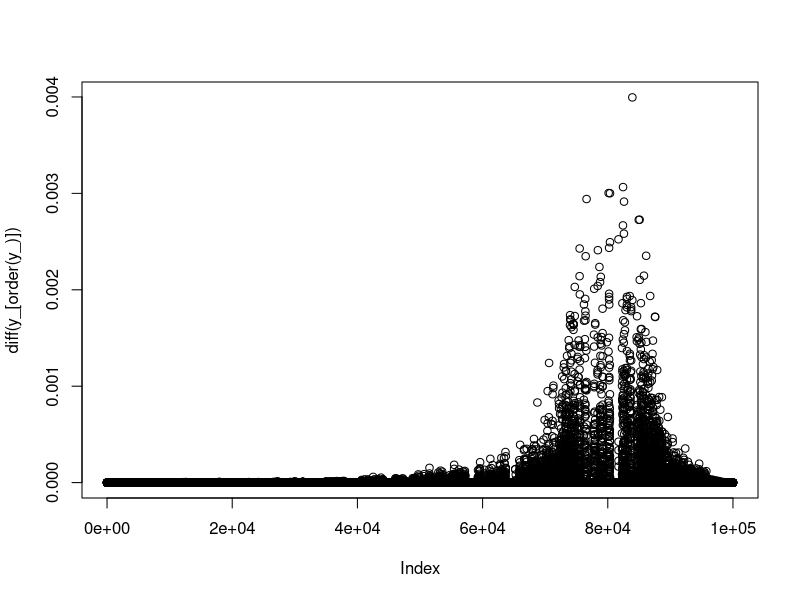

This chart was generated by the following R code:


# taxi
# +--------------------------------------------------------
# |features
# |========================================================
# |transactions (within one hour beore target transaction)
# |--------------------------------------------------------
# |
# |type:
# |  1. Airport
# |  2. Restaurant/bar/club
# |  3. Entertaiment
# |
# |time:
# |  1. 7pm-9pm
# |  2. 9pm-11pm
# |  3. 11pm-6am
# |  4. other
# |
# |geo:
# |  1. 0-1mi
# |  2. 1-2mi
# |  3. 2-4mi
# |  4. 4-6mi
# |  5. 6+mi
# |
# |--------------------------------------------------------
# |Social networks
# |--------------------------------------------------------
# |
# |events_types:
# |  1. enteratiment
# |  2. local
# |  3. 
# |  
# |event_time:
# |  1. <30m
# |  2. 30m-1h
# |  3. 1h-2h
# |
# |event_geo:
# |  1. 0-1mi
# |  2. 1-2mi
# |  3. 2-4mi
# |  4. 4-6mi
# |  5. 6+mi
# |
# |checkin_time:
# |  1. 7pm-9pm
# |  2. 9pm-11pm
# |  3. 11pm-6am
# |  4. other
# |
# |checkin_geo:
# |  1. 0-1mi
# |  2. 1-2mi
# |  3. 2-4mi
# |  4. 4-6mi
# |  5. 6+mi
# |
# |--------------------------------------------------------
# |weather
# |--------------------------------------------------------
# |
# |raining:
# |  1. now
# |  2. will be in 1hr
# |
# |temperature
# |  3. >5 degree changes last 1hr
# |  4. 5-10 degree changes last 1hr
# |  5. 10-15 degree changes last 1hr
# |  6. >15 degree changes last 1hr
# |
# +--------------------------------------------------------
#
# +--------------------------------------------------------
# |Scenarios
# |========================================================
# |taxi
# |--------------------------------------------------------
# |
# |
# |
# |
# |
# |
# +--------------------------------------------------------

n <- 10000
n2 <- 1000

tr_attr <- list(
  type = c('airport',
           'rest_bar_club',
           'entertaiment'),
  time = c('7_9',
           '9_11',
           '11_6'),
  geo = c('0_1mi',
          '1_2mi',
          '2_4mi',
          '4_6mi')
)

sn_attr <- list(
  type = c('entert',
           'is.local'),
  time = c('_30m',
           '30m_1h',
           '1h_2h'),
  geo = c('0_1mi',
          '1_2mi',
          '2_4mi',
          '4_6mi'),
  geo_chin = c('0_1mi',
               '1_2mi',
               '2_4mi',
               '4_6mi'),
  time_chin = c('7_9',
                '9_11',
                '11_6')
)

weather_attr <- list(
  rain = c('now',
           'will.be.in.1.hr'),
  temp.changes = c('_5',
                   '5_10',
                   '10_20',
                   '20_')
)

attrs <- list(tr=tr_attr, sn=sn_attr, weather=weather_attr)

for(i in 1:length(attrs)){
  for(j in 1:length(attrs[[i]])){
    tmp <- paste0(
      names(attrs)[[i]],
      '_',
      names(attrs[[i]])[j],
      '_',
      attrs[[i]][[j]]
    )
    attrs[[i]][[j]] <- tmp
  }
}
ns <- unlist(attrs)
names(ns) = NULL


patterns <- list(
  # just came
  p01=list(
    tr_type_airport = 1,
    tr_type_rest_bar_club = 0.5,
    tr_type_entertaiment = 0.1,
    tr_time_7_9 = 2/24,
    tr_time_9_11 = 2/24,
    tr_time_11_6 = 7/24,
    tr_geo_0_1mi = 0,
  	tr_geo_1_2mi = 0.01,
    tr_geo_2_4mi = 0.1,
    tr_geo_4_6mi = 0.3,
    sn_type_entert = 0.01,
    sn_type_is.local = 0,
    sn_time__30m = 0,
    sn_time_30m_1h = 0,
    sn_time_1h_2h = 0.01,
    sn_geo_0_1mi = 0,
    sn_geo_1_2mi = 0,
    sn_geo_2_4mi = 0,
    sn_geo_4_6mi = 0.01,
  	weather_rain_now = 0.1,
    weather_rain_will.be.in.1.hr = 0.1,
    weather_temp.changes__5 = 0.99,
    weather_temp.changes_5_10 = 0.005,
    weather_temp.changes_10_20 = 0.004,
    sn_geo_chin_0_1mi = 0,
    sn_geo_chin_1_2mi = 0,
    sn_geo_chin_2_4mi = 0,
    sn_geo_chin_4_6mi = 0,
    sn_time_chin_7_9 = 0,
    sn_time_chin_9_11 = 0,
    sn_time_chin_11_6 = 0
  ),
  #was somewhere late
  p02=list(
    tr_type_airport = 0,
    tr_type_rest_bar_club = 0.7,
    tr_type_entertaiment = 0.3,
    tr_time_7_9 = 0.1,
    tr_time_9_11 = 0.6,
    tr_time_11_6 = 1,
    tr_geo_0_1mi = 0,
    tr_geo_1_2mi = 0.01,
    tr_geo_2_4mi = 0.4,
    tr_geo_4_6mi = 0.6,
    sn_type_entert = 0.01,
    sn_type_is.local = 0,
    sn_time__30m = 0,
    sn_time_30m_1h = 0,
    sn_time_1h_2h = 0.01,
    sn_geo_0_1mi = 0,
    sn_geo_1_2mi = 0,
    sn_geo_2_4mi = 0,
    sn_geo_4_6mi = 0.01,
    weather_rain_now = 0,
    weather_rain_will.be.in.1.hr = 0,
    weather_temp.changes__5 = 0.99,
    weather_temp.changes_5_10 = 0.005,
    weather_temp.changes_10_20 = 0.004,
    sn_geo_chin_0_1mi = 0,
    sn_geo_chin_1_2mi = 0,
    sn_geo_chin_2_4mi = 0,
    sn_geo_chin_4_6mi = 0,
    sn_time_chin_7_9 = 0,
    sn_time_chin_9_11 = 0,
    sn_time_chin_11_6 = 0
  ),
  #was somewhere late + rain
  p03=list(
    tr_type_airport = 0,
    tr_type_rest_bar_club = 0.7,
    tr_type_entertaiment = 0.3,
    tr_time_7_9 = 0.5,
    tr_time_9_11 = 0.6,
    tr_time_11_6 = 1,
    tr_geo_0_1mi = 0.1,
    tr_geo_1_2mi = 0.4,
    tr_geo_2_4mi = 0.6,
    tr_geo_4_6mi = 0.6,
    sn_type_entert = 0.02,
    sn_type_is.local = 0.02,
    sn_time__30m = 0,
    sn_time_30m_1h = 0,
    sn_time_1h_2h = 0.01,
    sn_geo_0_1mi = 0,
    sn_geo_1_2mi = 0,
    sn_geo_2_4mi = 0,
    sn_geo_4_6mi = 0.01,
    weather_rain_now = 0.8,
    weather_rain_will.be.in.1.hr = 1,
    weather_temp.changes__5 = 0.5,
    weather_temp.changes_5_10 = 0.3,
    weather_temp.changes_10_20 = 0.1,
    sn_geo_chin_0_1mi = 0,
    sn_geo_chin_1_2mi = 0,
    sn_geo_chin_2_4mi = 0,
    sn_geo_chin_4_6mi = 0,
    sn_time_chin_7_9 = 0,
    sn_time_chin_9_11 = 0,
    sn_time_chin_11_6 = 0
  ),
  #is going to event
  p04=list(
    tr_type_airport = 0,
    tr_type_rest_bar_club = 0.2,
    tr_type_entertaiment = 0.1,
    tr_time_7_9 = 0.1,
    tr_time_9_11 = 0.1,
    tr_time_11_6 = 0.4,
    tr_geo_0_1mi = 0.1,
    tr_geo_1_2mi = 0.4,
    tr_geo_2_4mi = 0.6,
    tr_geo_4_6mi = 0.6,
    sn_type_entert = 0.8,
    sn_type_is.local = 0.2,
    sn_time__30m = 0.4,
    sn_time_30m_1h = 0.8,
    sn_time_1h_2h = 0.4,
    sn_geo_0_1mi = 0.1,
    sn_geo_1_2mi = 0.5,
    sn_geo_2_4mi = 0.5,
    sn_geo_4_6mi = 0.5,
    weather_rain_now = 0.1,
    weather_rain_will.be.in.1.hr = 0.1,
    weather_temp.changes__5 = 0.99,
    weather_temp.changes_5_10 = 0.005,
    weather_temp.changes_10_20 = 0.005,
    sn_geo_chin_0_1mi = 0,
    sn_geo_chin_1_2mi = 0,
    sn_geo_chin_2_4mi = 0,
    sn_geo_chin_4_6mi = 0,
    sn_time_chin_7_9 = 0,
    sn_time_chin_9_11 = 0,
    sn_time_chin_11_6 = 0
  ),
  #check in somhere far from home lately
  p05=list(
    tr_type_airport = 0,
    tr_type_rest_bar_club = 0.05,
    tr_type_entertaiment = 0.05,
    tr_time_7_9 = 0.1,
    tr_time_9_11 = 0.2,
    tr_time_11_6 = 0.8,
    tr_geo_0_1mi = 0.,
    tr_geo_1_2mi = 0.05,
    tr_geo_2_4mi = 0.4,
    tr_geo_4_6mi = 0.8,
    sn_type_entert = 0.2,
    sn_type_is.local = 0.2,
    sn_time__30m = 0,
    sn_time_30m_1h = 0,
    sn_time_1h_2h = 0,
    sn_geo_0_1mi = 0.,
    sn_geo_1_2mi = 0.05,
    sn_geo_2_4mi = 0.4,
    sn_geo_4_6mi = 0.8,
    weather_rain_now = 0.3,
    weather_rain_will.be.in.1.hr = 0.2,
    weather_temp.changes__5 = 0.99,
    weather_temp.changes_5_10 = 0.005,
    weather_temp.changes_10_20 = 0.005,
    sn_geo_chin_0_1mi = 0.,
    sn_geo_chin_1_2mi = 0.05,
    sn_geo_chin_2_4mi = 0.4,
    sn_geo_chin_4_6mi = 0.8,
    sn_time_chin_7_9 = 0.1,
    sn_time_chin_9_11 = 0.2,
    sn_time_chin_11_6 = 0.8
  ),
  p06=list(
    tr_type_airport = 0.01,
    tr_type_rest_bar_club = 0.2,
    tr_type_entertaiment = 0.1,
    tr_time_7_9 = 2/24,
    tr_time_9_11 = 2/24,
    tr_time_11_6 = 7/24,
    tr_geo_0_1mi = 0.4,
    tr_geo_1_2mi = 0.2,
    tr_geo_2_4mi = 0.2,
    tr_geo_4_6mi = 0.15,
    sn_type_entert = 0.05,
    sn_type_is.local = 0.05,
    sn_time__30m = 0.001,
    sn_time_30m_1h = 0.001,
    sn_time_1h_2h = 0.002,
    sn_geo_0_1mi = 0.02,
    sn_geo_1_2mi = 0.02,
    sn_geo_2_4mi = 0.01,
    sn_geo_4_6mi = 0.01,
    weather_rain_now = 0.08,
    weather_rain_will.be.in.1.hr = 0.1,
    weather_temp.changes__5 = 0.99,
    weather_temp.changes_5_10 = 0.005,
    weather_temp.changes_10_20 = 0.005,
    sn_geo_chin_0_1mi = 0.01,
    sn_geo_chin_1_2mi = 0.01,
    sn_geo_chin_2_4mi = 0.02,
    sn_geo_chin_4_6mi = 0.05,
    sn_time_chin_7_9 = 0.02,
    sn_time_chin_9_11 = 0.01,
    sn_time_chin_11_6 = 0.01
  )
)


fill_data <- function(col_names){
  if(length(col_names) == 1){
    data[,col_names] <<- runif(n)<p[col_names]
    return()
  }
  probs <- unlist(p[col_names])
  if(sum(probs) <= 1){
    probs[length(probs)+1] <- 1-sum(probs)
  }else{
    probs <- probs/sum(probs)
  }
  tmp <- sample(1:length(probs), size=n, prob=probs, replace=T)
  
  for(i in 1:length(col_names)){
    data[,col_names[i]] <<- tmp==i
  }
  
  return(data[,col_names])
  
}




p <- patterns[[1]]

fill_data2 <- function(p){
  fill_data('tr_type_airport')
  fill_data(c('tr_type_rest_bar_club', 'tr_type_entertaiment'))
  fill_data(c('tr_time_7_9', 'tr_time_9_11', 'tr_time_11_6'))
  fill_data(c('tr_geo_0_1mi','tr_geo_1_2mi','tr_geo_2_4mi','tr_geo_4_6mi'))
  fill_data(c('sn_type_entert','sn_type_is.local'))
  fill_data(c('sn_time__30m','sn_time_30m_1h','sn_time_1h_2h'))
  fill_data(c("sn_geo_0_1mi","sn_geo_1_2mi","sn_geo_2_4mi","sn_geo_4_6mi"))
  fill_data(c("sn_geo_chin_0_1mi","sn_geo_chin_1_2mi","sn_geo_chin_2_4mi","sn_geo_chin_4_6mi"))
  fill_data(c("sn_time_chin_7_9","sn_time_chin_9_11","sn_time_chin_11_6"))
  fill_data(c("weather_rain_now","weather_rain_will.be.in.1.hr"))
  fill_data(c("weather_temp.changes__5","weather_temp.changes_5_10","weather_temp.changes_10_20","weather_temp.changes_20_"))
  return(data)
}

narr <- c(4000,4000,4000,4000,4000,80000)
n <- narr[1]
data <- matrix(0, nrow=n, ncol=length(ns))
colnames(data) = ns
data2 <- fill_data2(patterns[[1]])

for(i in 2:6){
  n <- narr[i]
  p <- patterns[[i]]
  data <- matrix(0, nrow=n, ncol=length(ns))
  colnames(data) = ns
  data_tmp <- fill_data2(patterns[[i]])
  data2 <- rbind(data2, data_tmp)
}

y <- rep(0,sum(narr))
y[1:sum(narr[1:5])] <- 1
ids <- sample(nrow(data2))
data3 <- data2[ids,]
y3 <- y[ids]

df <- as.data.frame(cbind(data3, y=y3))
f <- as.formula(paste0(
  'y~',paste0(names(df)[1:ncol(df)-1], collapse='+')
))

mdl <- glm(f, family='binomial', df)
y_ <- predict(mdl, df, type = "response")

plot(diff(y_[order(y_)]))

# library(fpc)
# df2 <- dbscan(df[1:1000,-ncol(df)], eps=0.99)
# x <- predict(mdl2,df[1:1000,-ncol(df)])
# plot(x)
